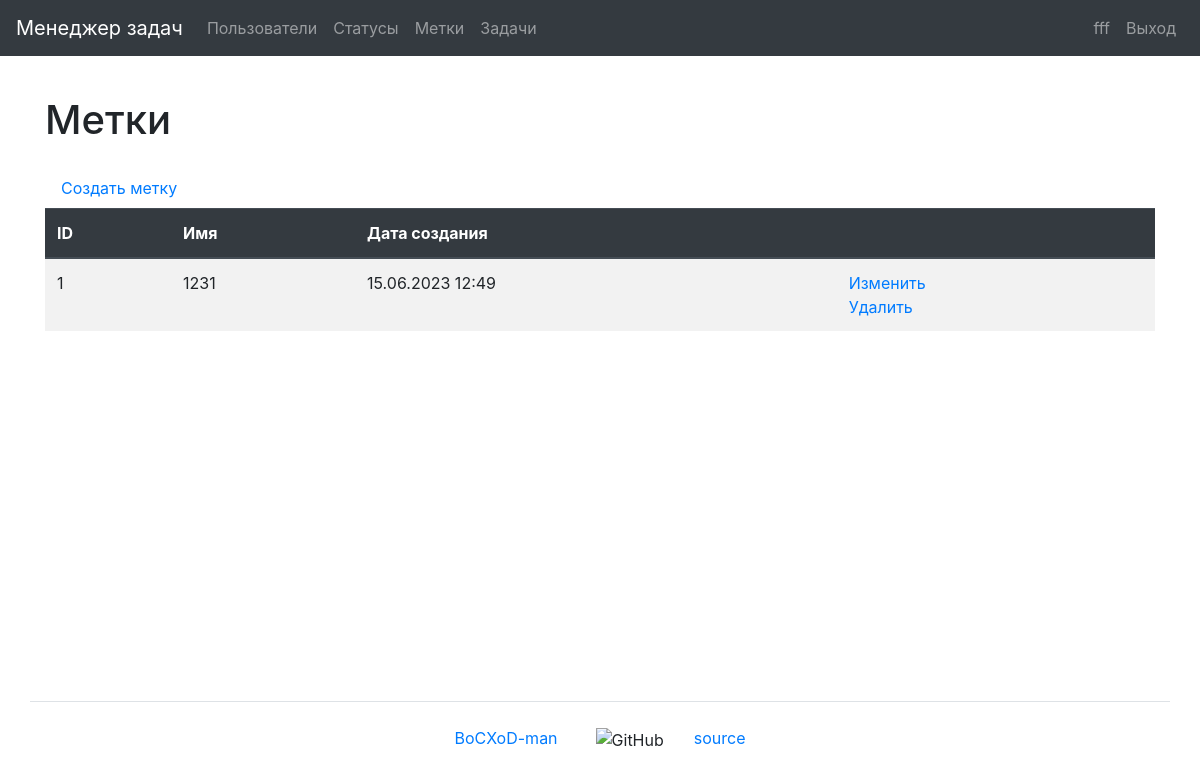
Screenshot of /labels/ (signed in) with the database file from the repository.
### task_manager/users/models.py (models this page shows, shortened)
class User(AbstractUser):
    first_name = models.CharField(max_length=150)
    last_name = models.CharField(max_length=150)

### task_manager/labels/models.py (models this page shows, shortened)
class Label(models.Model):
    name = models.CharField(
        max_length=150,
        unique=True,
        blank=False,
        verbose_name=_('Name'),
    )
    date_created = models.DateTimeField(
        auto_now_add=True,
        verbose_name=_('Creation date')
    )
    class Meta:
        verbose_name = _('Label')
        verbose_name_plural = _('Labels')

### task_manager/labels/views.py (the view)
# urls.py: path('', LabelsListView.as_view(), name='labels'),
class LabelsListView(AuthRequiredMixin, ListView):
    template_name = 'labels/labels.html'
    model = Label
    context_object_name = 'labels'
    extra_context = {
        'title': _('Labels')
    }

### task_manager/mixins.py (called while the page is built)
    def dispatch(self, request, *args, **kwargs):
        if not request.user.is_authenticated:
            messages.error(request, self.auth_message)
            return redirect(reverse_lazy('login'))
        return super().dispatch(request, *args, **kwargs)

### task_manager/templates/labels/labels.html (shortened to what this page needs)
{% extends "base.html" %}
{% load bootstrap4 %}
{% load i18n %}
{% block content %}
    <h1 class="my-4">{{ title }}</h1>
    <a class="nav-link" href="{% url 'label_create' %}">{% trans 'Create label' %}</a>
    <table class="table table-striped">
        <thead class="thead-dark">
            <tr>
                <th>ID</th>
                <th>{% trans 'Name' %}</th>
                <th>{% trans 'Creation date' %}</th>
                <th></th>
            </tr>
        </thead>
        <tbody>
            {% if labels %}
                {% for label in labels %}
                    <tr>
                        <td>{{ label.id }}</td>
                        <td>{{ label.name }}</td>
                        <td>{{ label.date_created|date:"d.m.Y H:i" }}</td>
                        <td>
                          <a href="{% url 'label_update' label.id %}">{% trans 'Update' %}</a>
                          <br>
                          <a href="{% url 'label_delete' label.id %}">{% trans 'Delete' %}</a>
                        </td>
                    </tr>
                {% endfor %}
            {% endif %}
        </tbody>
    </table>
{% endblock content %}

### task_manager/templates/navbar.html (shortened to what this page needs)
{% load i18n %}
<nav class="navbar navbar-expand-md navbar-dark bg-dark mb-3">
    <a class="navbar-brand" href="{% url 'home' %}">{% trans "Task manager" %}</a>
    <div class="collapse navbar-collapse" id="navbarToggleExternalContent">
        <ul class="navbar-nav mr-auto">
            <li class="nav-item">
                <a class="nav-link" href="{% url 'users' %}">{% trans "Users" %}</a>
            </li>
            {% if user.is_authenticated %}
                <li class="nav-item">
                    <a class="nav-link" href="{% url 'statuses' %}">{% trans "Statuses" %}</a>
                </li>
                <li class="nav-item">
                    <a class="nav-link" href="{% url 'labels' %}">{% trans "Labels" %}</a>
                </li>
                <li class="nav-item">
                    <a class="nav-link" href="{% url 'tasks' %}">{% trans "Tasks" %}</a>
                </li>
            {% endif %}
        </ul>
        <ul class="navbar-nav">
            {% if user.is_authenticated %}
                <li class="nav-item">
                    <a class="nav-link" href="{% url 'user_update' user.id %}">{{ user.username }}</a>
                </li>
                <li class="nav-item">
                    <a class="nav-link" href="{% url 'logout' %}">{% trans "Log Out" %}</a>
                </li>
            {% endif %}
        </ul>
    </div>
</nav>

### rows the page displays
User: username "fff"
Label: id "1", name "1231", date_created "15.06.2023 12:49"

### other values shown
{{ title }} "Метки"
